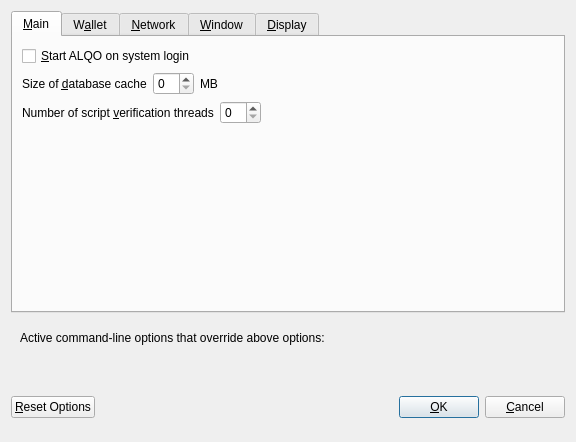
<?xml version="1.0" encoding="UTF-8"?>
<ui version="4.0">
 <class>OptionsDialog</class>
 <widget class="QDialog" name="OptionsDialog">
  <property name="geometry">
   <rect>
    <x>0</x>
    <y>0</y>
    <width>576</width>
    <height>442</height>
   </rect>
  </property>
  <property name="windowTitle">
   <string>Options</string>
  </property>
  <property name="modal">
   <bool>true</bool>
  </property>
  <layout class="QVBoxLayout" name="verticalLayout">
   <item>
    <widget class="QTabWidget" name="tabWidget">
     <property name="currentIndex">
      <number>0</number>
     </property>
     <widget class="QWidget" name="tabMain">
      <attribute name="title">
       <string>&amp;Main</string>
      </attribute>
      <layout class="QVBoxLayout" name="verticalLayout_Main">
       <item>
        <widget class="QCheckBox" name="bitcoinAtStartup">
         <property name="toolTip">
          <string>Automatically start ALQO after logging in to the system.</string>
         </property>
         <property name="text">
          <string>&amp;Start ALQO on system login</string>
         </property>
        </widget>
       </item>
       <item>
        <layout class="QHBoxLayout" name="horizontalLayout_2_Main">
         <item>
          <widget class="QLabel" name="databaseCacheLabel">
           <property name="text">
            <string>Size of &amp;database cache</string>
           </property>
           <property name="textFormat">
            <enum>Qt::PlainText</enum>
           </property>
           <property name="buddy">
            <cstring>databaseCache</cstring>
           </property>
          </widget>
         </item>
         <item>
          <widget class="QSpinBox" name="databaseCache"/>
         </item>
         <item>
          <widget class="QLabel" name="databaseCacheUnitLabel">
           <property name="text">
            <string>MB</string>
           </property>
           <property name="textFormat">
            <enum>Qt::PlainText</enum>
           </property>
          </widget>
         </item>
         <item>
          <spacer name="horizontalSpacer_2_Main">
           <property name="orientation">
            <enum>Qt::Horizontal</enum>
           </property>
           <property name="sizeHint" stdset="0">
            <size>
             <width>40</width>
             <height>20</height>
            </size>
           </property>
          </spacer>
         </item>
        </layout>
       </item>
       <item>
        <layout class="QHBoxLayout" name="horizontalLayout_3_Main">
         <item>
          <widget class="QLabel" name="threadsScriptVerifLabel">
           <property name="text">
            <string>Number of script &amp;verification threads</string>
           </property>
           <property name="textFormat">
            <enum>Qt::PlainText</enum>
           </property>
           <property name="buddy">
            <cstring>threadsScriptVerif</cstring>
           </property>
          </widget>
         </item>
         <item>
          <widget class="QSpinBox" name="threadsScriptVerif">
           <property name="toolTip">
            <string>(0 = auto, &lt;0 = leave that many cores free)</string>
           </property>
          </widget>
         </item>
         <item>
          <spacer name="horizontalSpacer_3_Main">
           <property name="orientation">
            <enum>Qt::Horizontal</enum>
           </property>
           <property name="sizeHint" stdset="0">
            <size>
             <width>40</width>
             <height>20</height>
            </size>
           </property>
          </spacer>
         </item>
        </layout>
       </item>
       <item>
        <spacer name="verticalSpacer_2">
         <property name="orientation">
          <enum>Qt::Vertical</enum>
         </property>
         <property name="sizeHint" stdset="0">
          <size>
           <width>20</width>
           <height>40</height>
          </size>
         </property>
        </spacer>
       </item>
      </layout>
     </widget>
     <widget class="QWidget" name="tabWallet">
      <attribute name="title">
       <string>W&amp;allet</string>
      </attribute>
      <layout class="QVBoxLayout" name="verticalLayout_Wallet">
       <item>
        <layout class="QHBoxLayout" name="horizontalLayout_2_Wallet">
         <item>
          <widget class="QLabel" name="labelStakeSplitThresholdText">
           <property name="text">
            <string>Stake split threshold:</string>
           </property>
          </widget>
         </item>
         <item>
          <widget class="QSpinBox" name="spinBoxStakeSplitThreshold">
           <property name="minimum">
            <number>1</number>
           </property>
           <property name="maximum">
            <number>999999</number>
           </property>
          </widget>
         </item>
        </layout>
       </item>
       <item>
        <widget class="QGroupBox" name="groupBox">
         <property name="title">
          <string>Expert</string>
         </property>
         <layout class="QVBoxLayout" name="verticalLayout_2">
          <item>
           <widget class="QCheckBox" name="coinControlFeatures">
            <property name="toolTip">
             <string>Whether to show coin control features or not.</string>
            </property>
            <property name="text">
             <string>Enable coin &amp;control features</string>
            </property>
           </widget>
          </item>
          <item>
           <widget class="QCheckBox" name="showMasternodesTab">
            <property name="toolTip">
             <string>Show additional tab listing all your masternodes in first sub-tab&lt;br/&gt;and all masternodes on the network in second sub-tab.</string>
            </property>
            <property name="text">
             <string>Show Masternodes Tab</string>
            </property>
           </widget>
          </item>
          <item>
           <widget class="QCheckBox" name="spendZeroConfChange">
            <property name="toolTip">
             <string>If you disable the spending of unconfirmed change, the change from a transaction&lt;br/&gt;cannot be used until that transaction has at least one confirmation.&lt;br/&gt;This also affects how your balance is computed.</string>
            </property>
            <property name="text">
             <string>&amp;Spend unconfirmed change</string>
            </property>
           </widget>
          </item>
         </layout>
        </widget>
       </item>
       <item>
        <spacer name="verticalSpacer_Wallet">
         <property name="orientation">
          <enum>Qt::Vertical</enum>
         </property>
         <property name="sizeHint" stdset="0">
          <size>
           <width>20</width>
           <height>40</height>
          </size>
         </property>
        </spacer>
       </item>
      </layout>
     </widget>
     <widget class="QWidget" name="tabNetwork">
      <attribute name="title">
       <string>&amp;Network</string>
      </attribute>
      <layout class="QVBoxLayout" name="verticalLayout_Network">
       <item>
        <widget class="QCheckBox" name="mapPortUpnp">
         <property name="toolTip">
          <string>Automatically open the ALQO client port on the router. This only works when your router supports UPnP and it is enabled.</string>
         </property>
         <property name="text">
          <string>Map port using &amp;UPnP</string>
         </property>
        </widget>
       </item>
       <item>
        <widget class="QCheckBox" name="allowIncoming">
         <property name="toolTip">
          <string>Accept connections from outside</string>
         </property>
         <property name="text">
          <string>Allow incoming connections</string>
         </property>
        </widget>
       </item>
       <item>
        <widget class="QCheckBox" name="connectSocks">
         <property name="toolTip">
          <string>Connect to the ALQO network through a SOCKS5 proxy.</string>
         </property>
         <property name="text">
          <string>&amp;Connect through SOCKS5 proxy (default proxy):</string>
         </property>
        </widget>
       </item>
       <item>
        <layout class="QHBoxLayout" name="horizontalLayout_1_Network">
         <item>
          <widget class="QLabel" name="proxyIpLabel">
           <property name="text">
            <string>Proxy &amp;IP:</string>
           </property>
           <property name="textFormat">
            <enum>Qt::PlainText</enum>
           </property>
           <property name="buddy">
            <cstring>proxyIp</cstring>
           </property>
          </widget>
         </item>
         <item>
          <widget class="QValidatedLineEdit" name="proxyIp">
           <property name="minimumSize">
            <size>
             <width>140</width>
             <height>0</height>
            </size>
           </property>
           <property name="maximumSize">
            <size>
             <width>140</width>
             <height>16777215</height>
            </size>
           </property>
           <property name="toolTip">
            <string>IP address of the proxy (e.g. IPv4: 127.0.0.1 / IPv6: ::1)</string>
           </property>
          </widget>
         </item>
         <item>
          <widget class="QLabel" name="proxyPortLabel">
           <property name="text">
            <string>&amp;Port:</string>
           </property>
           <property name="textFormat">
            <enum>Qt::PlainText</enum>
           </property>
           <property name="buddy">
            <cstring>proxyPort</cstring>
           </property>
          </widget>
         </item>
         <item>
          <widget class="QLineEdit" name="proxyPort">
           <property name="minimumSize">
            <size>
             <width>55</width>
             <height>0</height>
            </size>
           </property>
           <property name="maximumSize">
            <size>
             <width>55</width>
             <height>16777215</height>
            </size>
           </property>
           <property name="toolTip">
            <string>Port of the proxy (e.g. 9050)</string>
           </property>
          </widget>
         </item>
         <item>
          <spacer name="horizontalSpacer_1_Network">
           <property name="orientation">
            <enum>Qt::Horizontal</enum>
           </property>
           <property name="sizeHint" stdset="0">
            <size>
             <width>40</width>
             <height>20</height>
            </size>
           </property>
          </spacer>
         </item>
        </layout>
       </item>
       <item>
        <spacer name="verticalSpacer_Network">
         <property name="orientation">
          <enum>Qt::Vertical</enum>
         </property>
         <property name="sizeHint" stdset="0">
          <size>
           <width>20</width>
           <height>40</height>
          </size>
         </property>
        </spacer>
       </item>
      </layout>
     </widget>
     <widget class="QWidget" name="tabWindow">
      <attribute name="title">
       <string>&amp;Window</string>
      </attribute>
      <layout class="QVBoxLayout" name="verticalLayout_Window">
       <item>
        <widget class="QCheckBox" name="minimizeToTray">
         <property name="toolTip">
          <string>Show only a tray icon after minimizing the window.</string>
         </property>
         <property name="text">
          <string>&amp;Minimize to the tray instead of the taskbar</string>
         </property>
        </widget>
       </item>
       <item>
        <widget class="QCheckBox" name="minimizeOnClose">
         <property name="toolTip">
          <string>Minimize instead of exit the application when the window is closed. When this option is enabled, the application will be closed only after selecting Quit in the menu.</string>
         </property>
         <property name="text">
          <string>M&amp;inimize on close</string>
         </property>
        </widget>
       </item>
       <item>
        <spacer name="verticalSpacer_Window">
         <property name="orientation">
          <enum>Qt::Vertical</enum>
         </property>
         <property name="sizeHint" stdset="0">
          <size>
           <width>20</width>
           <height>40</height>
          </size>
         </property>
        </spacer>
       </item>
      </layout>
     </widget>
     <widget class="QWidget" name="tabDisplay">
      <attribute name="title">
       <string>&amp;Display</string>
      </attribute>
      <layout class="QVBoxLayout" name="verticalLayout_Display">
       <item>
        <layout class="QHBoxLayout" name="horizontalLayout_1_Display">
         <item>
          <widget class="QLabel" name="langLabel">
           <property name="text">
            <string>User Interface &amp;language:</string>
           </property>
           <property name="textFormat">
            <enum>Qt::PlainText</enum>
           </property>
           <property name="buddy">
            <cstring>lang</cstring>
           </property>
          </widget>
         </item>
         <item>
          <widget class="QValueComboBox" name="lang">
           <property name="toolTip">
            <string>The user interface language can be set here. This setting will take effect after restarting ALQO.</string>
           </property>
          </widget>
         </item>
        </layout>
       </item>
       <item>
        <widget class="QLabel" name="label_3">
         <property name="toolTip">
          <string notr="true"/>
         </property>
         <property name="statusTip">
          <string notr="true"/>
         </property>
         <property name="whatsThis">
          <string notr="true"/>
         </property>
         <property name="accessibleName">
          <string notr="true"/>
         </property>
         <property name="text">
          <string>Language missing or translation incomplete? Help contributing translations here:
https://www.transifex.com/pivx-project/pivx-project-translations</string>
         </property>
         <property name="wordWrap">
          <bool>true</bool>
         </property>
         <property name="openExternalLinks">
          <bool>true</bool>
         </property>
         <property name="textInteractionFlags">
          <set>Qt::TextBrowserInteraction</set>
         </property>
        </widget>
       </item>
       <item>
        <layout class="QHBoxLayout" name="horizontalLayout_2_Display" stretch="0,0">
         <item>
          <widget class="QLabel" name="themeLabel">
           <property name="text">
            <string>User Interface Theme:</string>
           </property>
          </widget>
         </item>
         <item>
          <widget class="QValueComboBox" name="theme"/>
         </item>
        </layout>
       </item>
       <item>
        <widget class="QWidget" name="verticalZpivDisplayWidget" native="true">
         <layout class="QVBoxLayout" name="verticalZpivDisplayLayout">
          <property name="margin">
           <number>0</number>
          </property>
          <item>
           <widget class="Line" name="line">
            <property name="orientation">
             <enum>Qt::Horizontal</enum>
            </property>
           </widget>
          </item>
          <item>
           <layout class="QHBoxLayout" name="horizontalLayout_3_Display">
            <item>
             <widget class="QLabel" name="unitLabel">
              <property name="text">
               <string>Unit to show amounts in:</string>
              </property>
              <property name="textFormat">
               <enum>Qt::PlainText</enum>
              </property>
             </widget>
            </item>
            <item>
             <widget class="QValueComboBox" name="unit">
              <property name="toolTip">
               <string>Choose the default subdivision unit to show in the interface and when sending coins.</string>
              </property>
             </widget>
            </item>
           </layout>
          </item>
          <item>
           <layout class="QHBoxLayout" name="horizontalLayout_4_Display">
            <item>
             <widget class="QLabel" name="digitsLabel">
              <property name="text">
               <string>Decimal digits</string>
              </property>
             </widget>
            </item>
            <item>
             <widget class="QValueComboBox" name="digits"/>
            </item>
           </layout>
          </item>
          <item>
           <layout class="QHBoxLayout" name="horizontalLayout_5_Display">
            <item>
             <widget class="QCheckBox" name="checkBoxHideZeroBalances">
              <property name="toolTip">
               <string>Hide empty balances</string>
              </property>
              <property name="layoutDirection">
               <enum>Qt::LeftToRight</enum>
              </property>
              <property name="text">
               <string>Hide empty balances</string>
              </property>
             </widget>
            </item>
            <item>
             <widget class="QCheckBox" name="checkBoxHideOrphans">
              <property name="toolTip">
               <string>Hide orphan stakes in transaction lists</string>
              </property>
              <property name="text">
               <string>Hide orphan stakes</string>
              </property>
             </widget>
            </item>
            <item>
             <spacer name="horizontalSpacer">
              <property name="orientation">
               <enum>Qt::Horizontal</enum>
              </property>
              <property name="sizeHint" stdset="0">
               <size>
                <width>40</width>
                <height>20</height>
               </size>
              </property>
             </spacer>
            </item>
           </layout>
          </item>
          <item>
           <layout class="QHBoxLayout" name="horizontalLayout_6_Display">
            <item>
             <widget class="QLabel" name="thirdPartyTxUrlsLabel">
              <property name="toolTip">
               <string>Third party URLs (e.g. a block explorer) that appear in the transactions tab as context menu items. %s in the URL is replaced by transaction hash. Multiple URLs are separated by vertical bar |.</string>
              </property>
              <property name="text">
               <string>Third party transaction URLs</string>
              </property>
             </widget>
            </item>
            <item>
             <widget class="QLineEdit" name="thirdPartyTxUrls">
              <property name="toolTip">
               <string>Third party URLs (e.g. a block explorer) that appear in the transactions tab as context menu items. %s in the URL is replaced by transaction hash. Multiple URLs are separated by vertical bar |.</string>
              </property>
             </widget>
            </item>
           </layout>
          </item>
         </layout>
        </widget>
       </item>
       <item>
        <spacer name="verticalSpacer">
         <property name="orientation">
          <enum>Qt::Vertical</enum>
         </property>
         <property name="sizeHint" stdset="0">
          <size>
           <width>20</width>
           <height>40</height>
          </size>
         </property>
        </spacer>
       </item>
      </layout>
     </widget>
    </widget>
   </item>
   <item>
    <widget class="QFrame" name="frame">
     <layout class="QVBoxLayout" name="verticalLayout_Bottom">
      <item>
       <layout class="QHBoxLayout" name="horizontalLayout_Bottom">
        <item>
         <widget class="QLabel" name="overriddenByCommandLineInfoLabel">
          <property name="text">
           <string>Active command-line options that override above options:</string>
          </property>
          <property name="textFormat">
           <enum>Qt::PlainText</enum>
          </property>
         </widget>
        </item>
        <item>
         <spacer name="horizontalSpacer_Bottom">
          <property name="orientation">
           <enum>Qt::Horizontal</enum>
          </property>
          <property name="sizeHint" stdset="0">
           <size>
            <width>40</width>
            <height>20</height>
           </size>
          </property>
         </spacer>
        </item>
       </layout>
      </item>
      <item>
       <widget class="QLabel" name="overriddenByCommandLineLabel">
        <property name="text">
         <string/>
        </property>
        <property name="textFormat">
         <enum>Qt::PlainText</enum>
        </property>
        <property name="wordWrap">
         <bool>true</bool>
        </property>
       </widget>
      </item>
     </layout>
    </widget>
   </item>
   <item>
    <layout class="QHBoxLayout" name="horizontalLayout_Buttons">
     <item>
      <widget class="QPushButton" name="resetButton">
       <property name="toolTip">
        <string>Reset all client options to default.</string>
       </property>
       <property name="text">
        <string>&amp;Reset Options</string>
       </property>
       <property name="autoDefault">
        <bool>false</bool>
       </property>
      </widget>
     </item>
     <item>
      <spacer name="horizontalSpacer_1">
       <property name="orientation">
        <enum>Qt::Horizontal</enum>
       </property>
       <property name="sizeHint" stdset="0">
        <size>
         <width>40</width>
         <height>48</height>
        </size>
       </property>
      </spacer>
     </item>
     <item>
      <widget class="QLabel" name="statusLabel">
       <property name="minimumSize">
        <size>
         <width>200</width>
         <height>0</height>
        </size>
       </property>
       <property name="font">
        <font>
         <weight>75</weight>
         <bold>true</bold>
        </font>
       </property>
       <property name="text">
        <string/>
       </property>
       <property name="textFormat">
        <enum>Qt::PlainText</enum>
       </property>
       <property name="wordWrap">
        <bool>true</bool>
       </property>
      </widget>
     </item>
     <item>
      <spacer name="horizontalSpacer_2">
       <property name="orientation">
        <enum>Qt::Horizontal</enum>
       </property>
       <property name="sizeHint" stdset="0">
        <size>
         <width>40</width>
         <height>48</height>
        </size>
       </property>
      </spacer>
     </item>
     <item>
      <widget class="QPushButton" name="okButton">
       <property name="text">
        <string>&amp;OK</string>
       </property>
       <property name="autoDefault">
        <bool>false</bool>
       </property>
       <property name="default">
        <bool>true</bool>
       </property>
      </widget>
     </item>
     <item>
      <widget class="QPushButton" name="cancelButton">
       <property name="text">
        <string>&amp;Cancel</string>
       </property>
       <property name="autoDefault">
        <bool>false</bool>
       </property>
      </widget>
     </item>
    </layout>
   </item>
  </layout>
 </widget>
 <customwidgets>
  <customwidget>
   <class>QValidatedLineEdit</class>
   <extends>QLineEdit</extends>
   <header>qvalidatedlineedit.h</header>
  </customwidget>
  <customwidget>
   <class>QValueComboBox</class>
   <extends>QComboBox</extends>
   <header>qvaluecombobox.h</header>
  </customwidget>
 </customwidgets>
 <resources/>
 <connections/>
</ui>
